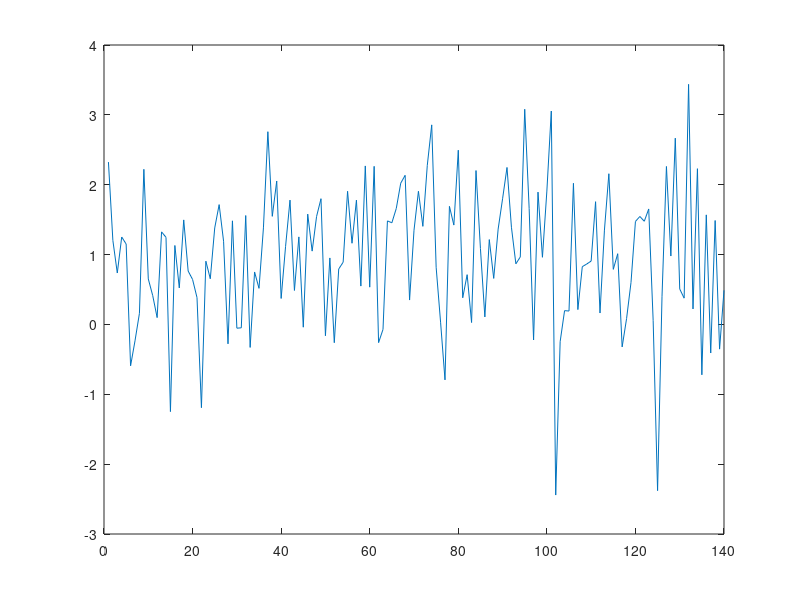

Reproduce this figure in MATLAB.

clear all; close all; clc;

r = normrnd(1,3,[1 100]);
plot(r)


r = normrnd(1,1,[1 140]);
plot(r)

% aggiungo questo commento ora

% added another comment

% Marcello's comment from his branch

% aggiungo ciao

% ho aggiunto questa

% tra poco mangio

% frase aggiunta il 27 agosto h 10:58
